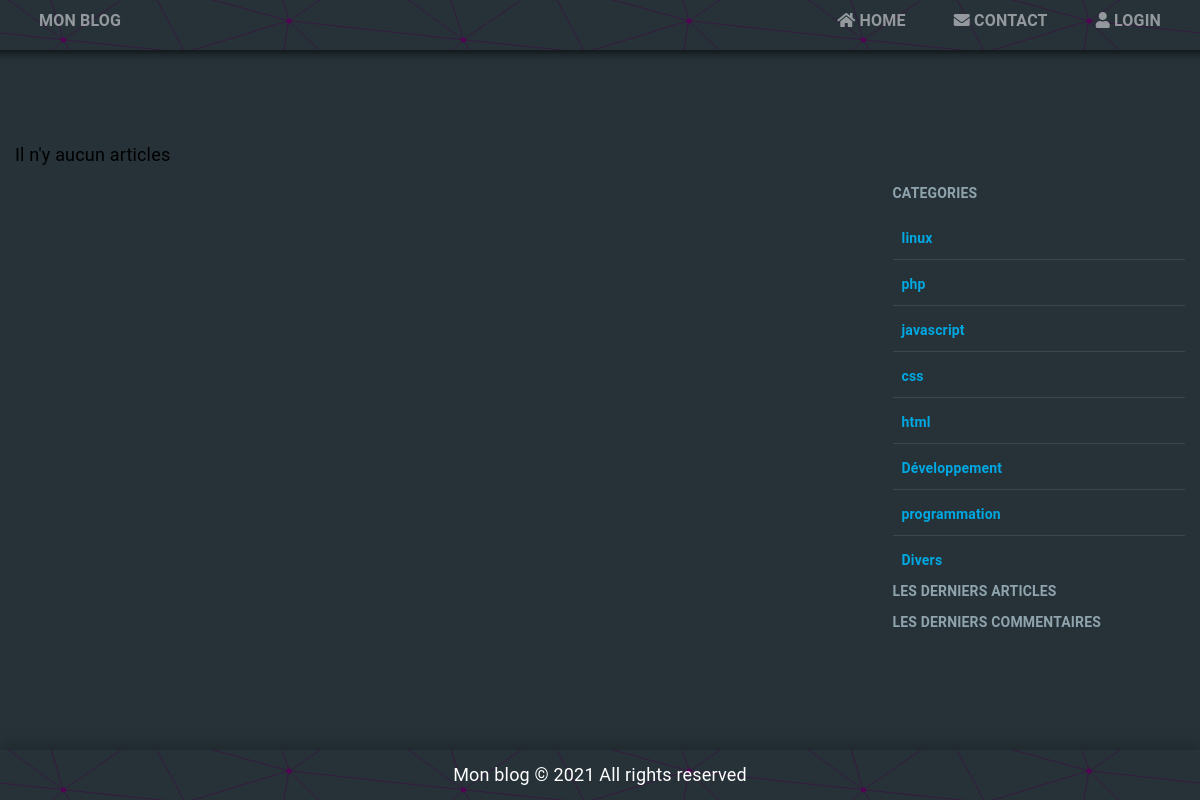
The app's page /category.php with its own data.
### tables this page shows
CREATE TABLE `categories` (
  `id` int(11) UNSIGNED NOT NULL,
  `categoryName` varchar(50) NOT NULL
);

### inc/utils.php (called while the page is built, shortened)
<?php
function isAuthenticated()
{
    return isset($_SESSION['auth']) && $_SESSION['auth'] == true;
}
function validate(string $args)
{
    return htmlspecialchars($args, ENT_QUOTES, 'UTF-8');
}

### inc/DatabaseConnection.php (called while the page is built)
<?php
function getDatabase()
{
    try {
        $pdo = new PDO('mysql:host=localhost;dbname=project_blog;charset=utf8', 'root', 'root');
        $pdo->setAttribute(PDO::ATTR_ERRMODE, PDO::ERRMODE_EXCEPTION);
        $pdo->exec('SET NAMES "utf8"');
    } catch (\PDOException $e) {
        die('Error: ' . $e->getMessage());
    }
    return $pdo;
}

### category.php (the view, shortened to what this page needs)
<?php
include_once 'inc/utils.php';
include_once 'inc/DatabaseConnection.php';
$sql = 'SELECT id, categoryName FROM categories';
$statement = getDatabase()->query($sql);
$categories = $statement->fetchAll(PDO::FETCH_OBJ);
$sql = 'SELECT
            posts.id, title, content, author_id, category_id, created,
            authors.authorName,
            categories.categoryName
    FROM posts
    INNER JOIN authors ON posts.author_id = authors.id
    INNER JOIN categories ON posts.category_id = categories.id
    WHERE posts.category_id = :id ORDER BY created
';
$statement = getDatabase()->prepare($sql);
$statement->bindParam(':id', $_GET['id'], PDO::PARAM_INT);
$statement->execute();
$posts = $statement->fetchAll(PDO::FETCH_OBJ);
?>
<!DOCTYPE html>
<html lang="fr">
<head>
    <link rel="stylesheet" href="https://use.fontawesome.com/releases/v5.11.2/css/all.css">
    <link rel="stylesheet" href="/css/normalize.css">
    <link rel="stylesheet" href="/css/style.css">
</head>
<body>
    <header>
        <section class="container">
            <div class="header-top">
                <a href="/">Mon blog</a>
                <nav>
                    <a href="/"><i class="fas fa-home"></i>&nbsp;Home</a>
                    <a href="/contact.php"><i class="fas fa-envelope"></i>&nbsp;Contact</a>
                    <?php if (isAuthenticated()): ?>
                        <a href="/dashboard.php"><i class="fas fa-toolbox"></i>&nbsp;Dashboard</a>
                        <a href="/logout.php"><i class="fas fa-user"></i>&nbsp;Logout</a>
                    <?php else: ?>
                        <a href="/login.php"><i class="fas fa-user"></i>&nbsp;Login</a>
                    <?php endif ?>
                </nav>
            </div>
        </section>
    </header>
    <main class="container">
        <?php if (empty($posts)): ?>
            <p>Il n'y aucun articles</p>
        <?php else: ?>
            <h1>Categorie <?= validate($posts[0]->categoryName) ?></h1>
        <?php endif ?>
        <aside class="categories">
            <h4>Categories</h4>
            <ul>
                <?php foreach ($categories as $category): ?>
                    <li>
                        <a href="/category.php?id=<?= intval($category->id) ?>">
                            <?= validate($category->categoryName) ?>
                        </a>
                    </li>
                <?php endforeach ?>
            </ul>
            <h4>les derniers articles</h4>
            <h4>les derniers commentaires</h4>
        </aside>
        <div class="clearfix"></div>
    </main>
    <footer>
        <p>Mon blog &copy; <?= Date('Y') ?> All rights reserved</p>
    </footer>
</body>
</html>

### css/style.css (style rules this page uses)
:root { --bg-primary: #263238; --text-color: #000; --title-color: #cfd8dc; }
html { height: 100%; font-size: 62.5%; }
body { position: relative; min-height: 100%; padding-bottom: 3em; font-family: Roboto, Oxygen-Sans, Ubuntu, Cantarell, "Helvetica Neue", sans-serif; font-size: 1.8rem; letter-spacing: .01em; line-height: 1.5; background: var(--bg-primary); }
*, *::before, *::after { -webkit-box-sizing: border-box; -moz-box-sizing: border-box; -o-box-sizing: border-box; box-sizing: border-box; }
.clearfix:after, .clearfix:before { content: ''; display: block; }
.clearfix:after { clear: both; }
.container { margin: 0 auto; width: 100%; }
@media screen and (min-width: 768px) { .container { width: 750px; } }
@media (min-width: 992px) { .container { width: 970px; } }
@media (min-width: 1200px) { .container { width: 1170px; } }
header { position: fixed; top: 0; width: 100%; margin-bottom: 5em; min-height: 50px; box-shadow: 0 0 4px 2px rgba(0, 0, 0, .3), 0 0 4px 5px rgba(0, 0, 0, .2), 0 0 4px 10px rgba(0, 0, 0, .1); background-color: #263238; z-index: 999; }
.header-top { display: flex; justify-content: space-between; align-items: center; max-height: 50px; }
.header-top a { padding: 0.5em 1.5em; line-height: 25px; font-size: 1.6rem; text-transform: uppercase; color: rgba(255, 255, 255, 0.5); }
nav { display: flex; justify-content: center; }
a { font-size: 1.4rem; font-weight: bold; text-decoration: none; color: rgba(0, 167, 225, 1); transition: all .3s ease-in; }
p { font: normal 1.8rem 'Roboto', Helvetica, Arial, sans-serif; color: var(--text-color); }
main { padding-top: 7em; }
.categories { float: right; width: 25%; }
.categories h4 { font-size: 1.4rem; margin-top: 0; margin-bottom: 1rem; text-transform: uppercase; color: #90a4ae; }
.categories ul { margin: 0; padding-left: 0; list-style: none; }
.categories ul li { border-bottom: 1px solid rgba(255, 255, 255, 0.1); padding: 0.5em; }
.categories ul li:last-child { border: none; }
footer { position: absolute; width: 100%; min-height: 50px; bottom: 0; background-color: #263238; box-shadow: 0 -4px 17px 1px rgba(0, 0, 0, 0.2); }
footer p { margin: 0; line-height: 50px; text-align: center; color: #fff; }

### records on screen
categories: categoryName "linux"
categories: categoryName "php"
categories: categoryName "javascript"
categories: categoryName "css"
categories: categoryName "html"
categories: categoryName "Développement"
categories: categoryName "programmation"
categories: categoryName "Divers"

### other values on screen
Date('Y') "2021"
